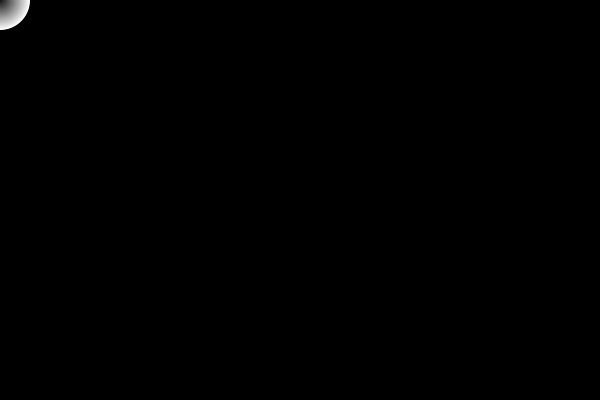
Frame 1 (no input)
Frame 60 (the mouse pressed at the canvas centre just before this capture): identical to frame 1, image omitted
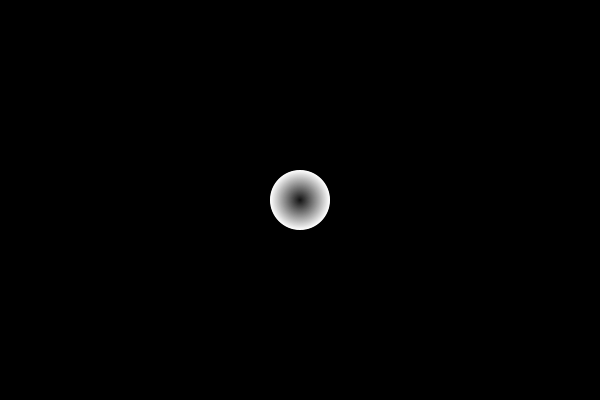
Frame 120 (the mouse held since frame 60 and released just before this capture)

The Processing sketch that drew these frames (run headless with seeded random() and noise(); from frame 60 on, the mouse is pressed at the canvas centre):

// Processing sketch: trackingMouse
// ── trackingMouse.pde
int num = 60;
int[] x = new int[num]; 
int[] y = new int[num];
void setup() {
  size(600, 400);
  noStroke();
  pixelDensity(2);
}
void draw() {
  background(0);
  // Copy array values from back to front 
  for (int i = x.length-1; i > 0; i--) {
    x[i] = x[i-1];
    y[i] = y[i-1];
  }
  x[0] = mouseX; // Set the first element 
  y[0] = mouseY; // Set the first element 
  for (int i=0; i<x.length; i++) {
    fill(255-i * 4);
    ellipse(x[i], y[i], 60-i, 60-i);
  }
}
